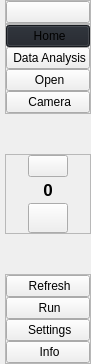
     <widget class="QCustomSlideMenu" name="leftMenuContainer" native="true">
      <property name="sizePolicy">
       <sizepolicy hsizetype="Expanding" vsizetype="Preferred">
        <horstretch>0</horstretch>
        <verstretch>0</verstretch>
       </sizepolicy>
      </property>
      <property name="maximumSize">
       <size>
        <width>50</width>
        <height>16777215</height>
       </size>
      </property>
      <layout class="QVBoxLayout" name="verticalLayout">
       <property name="spacing">
        <number>0</number>
       </property>
       <property name="leftMargin">
        <number>0</number>
       </property>
       <property name="topMargin">
        <number>0</number>
       </property>
       <property name="rightMargin">
        <number>0</number>
       </property>
       <property name="bottomMargin">
        <number>0</number>
       </property>
       <item>
        <widget class="QWidget" name="leftMenuSubContainer" native="true">
         <property name="sizePolicy">
          <sizepolicy hsizetype="Preferred" vsizetype="Preferred">
           <horstretch>0</horstretch>
           <verstretch>0</verstretch>
          </sizepolicy>
         </property>
         <layout class="QVBoxLayout" name="verticalLayout_2">
          <property name="spacing">
           <number>0</number>
          </property>
          <property name="leftMargin">
           <number>5</number>
          </property>
          <property name="topMargin">
           <number>0</number>
          </property>
          <property name="rightMargin">
           <number>0</number>
          </property>
          <property name="bottomMargin">
           <number>0</number>
          </property>
          <item>
           <widget class="QFrame" name="frame">
            <property name="frameShape">
             <enum>QFrame::StyledPanel</enum>
            </property>
            <property name="frameShadow">
             <enum>QFrame::Raised</enum>
            </property>
            <layout class="QHBoxLayout" name="horizontalLayout_2">
             <property name="spacing">
              <number>0</number>
             </property>
             <property name="leftMargin">
              <number>0</number>
             </property>
             <property name="topMargin">
              <number>0</number>
             </property>
             <property name="rightMargin">
              <number>0</number>
             </property>
             <property name="bottomMargin">
              <number>0</number>
             </property>
             <item>
              <widget class="QPushButton" name="menuBtn">
               <property name="toolTip">
                <string>Menu</string>
               </property>
               <property name="text">
                <string/>
               </property>
               <property name="icon">
                <iconset>
                 <normaloff>icons/align-justify.svg</normaloff>icons/align-justify.svg</iconset>
               </property>
               <property name="iconSize">
                <size>
                 <width>30</width>
                 <height>30</height>
                </size>
               </property>
              </widget>
             </item>
            </layout>
           </widget>
          </item>
          <item>
           <widget class="QFrame" name="frame_2">
            <property name="sizePolicy">
             <sizepolicy hsizetype="Preferred" vsizetype="Preferred">
              <horstretch>0</horstretch>
              <verstretch>0</verstretch>
             </sizepolicy>
            </property>
            <property name="minimumSize">
             <size>
              <width>0</width>
              <height>0</height>
             </size>
            </property>
            <property name="frameShape">
             <enum>QFrame::StyledPanel</enum>
            </property>
            <property name="frameShadow">
             <enum>QFrame::Raised</enum>
            </property>
            <layout class="QVBoxLayout" name="verticalLayout_3">
             <property name="spacing">
              <number>0</number>
             </property>
             <property name="leftMargin">
              <number>0</number>
             </property>
             <property name="topMargin">
              <number>0</number>
             </property>
             <property name="rightMargin">
              <number>0</number>
             </property>
             <property name="bottomMargin">
              <number>0</number>
             </property>
             <item>
              <widget class="QPushButton" name="homeBtn">
               <property name="toolTip">
                <string>Home</string>
               </property>
               <property name="styleSheet">
                <string notr="true">background-color: #1f232a;</string>
               </property>
               <property name="text">
                <string> Home</string>
               </property>
               <property name="icon">
                <iconset>
                 <normaloff>icons/home.svg</normaloff>icons/home.svg</iconset>
               </property>
               <property name="iconSize">
                <size>
                 <width>30</width>
                 <height>30</height>
                </size>
               </property>
              </widget>
             </item>
             <item>
              <widget class="QPushButton" name="dataBtn">
               <property name="toolTip">
                <string>Data Analysis</string>
               </property>
               <property name="text">
                <string> Data Analysis</string>
               </property>
               <property name="icon">
                <iconset>
                 <normaloff>icons/heatmap.svg</normaloff>icons/heatmap.svg</iconset>
               </property>
               <property name="iconSize">
                <size>
                 <width>30</width>
                 <height>30</height>
                </size>
               </property>
              </widget>
             </item>
             <item>
              <widget class="QPushButton" name="openBtn">
               <property name="toolTip">
                <string>Open</string>
               </property>
               <property name="styleSheet">
                <string notr="true"/>
               </property>
               <property name="text">
                <string> Open</string>
               </property>
               <property name="icon">
                <iconset>
                 <normaloff>icons/folder.svg</normaloff>icons/folder.svg</iconset>
               </property>
               <property name="iconSize">
                <size>
                 <width>30</width>
                 <height>30</height>
                </size>
               </property>
              </widget>
             </item>
             <item>
              <widget class="QPushButton" name="cameraBtn">
               <property name="toolTip">
                <string>Open</string>
               </property>
               <property name="styleSheet">
                <string notr="true"/>
               </property>
               <property name="text">
                <string> Camera</string>
               </property>
               <property name="icon">
                <iconset>
                 <normaloff>icons/camera - white.svg</normaloff>icons/camera - white.svg</iconset>
               </property>
               <property name="iconSize">
                <size>
                 <width>30</width>
                 <height>30</height>
                </size>
               </property>
              </widget>
             </item>
            </layout>
           </widget>
          </item>
          <item>
           <spacer name="verticalSpacer_2">
            <property name="orientation">
             <enum>Qt::Vertical</enum>
            </property>
            <property name="sizeHint" stdset="0">
             <size>
              <width>20</width>
              <height>40</height>
             </size>
            </property>
           </spacer>
          </item>
          <item>
           <widget class="QFrame" name="frame_8">
            <property name="minimumSize">
             <size>
              <width>0</width>
              <height>0</height>
             </size>
            </property>
            <property name="frameShape">
             <enum>QFrame::StyledPanel</enum>
            </property>
            <property name="frameShadow">
             <enum>QFrame::Raised</enum>
            </property>
            <layout class="QVBoxLayout" name="verticalLayout_17">
             <property name="spacing">
              <number>3</number>
             </property>
             <property name="leftMargin">
              <number>0</number>
             </property>
             <property name="topMargin">
              <number>0</number>
             </property>
             <property name="rightMargin">
              <number>0</number>
             </property>
             <property name="bottomMargin">
              <number>0</number>
             </property>
             <item alignment="Qt::AlignHCenter">
              <widget class="QPushButton" name="humanIcon">
               <property name="sizePolicy">
                <sizepolicy hsizetype="Preferred" vsizetype="Fixed">
                 <horstretch>0</horstretch>
                 <verstretch>0</verstretch>
                </sizepolicy>
               </property>
               <property name="minimumSize">
                <size>
                 <width>0</width>
                 <height>0</height>
                </size>
               </property>
               <property name="text">
                <string/>
               </property>
               <property name="icon">
                <iconset>
                 <normaloff>icons/human - white.svg</normaloff>icons/human - white.svg</iconset>
               </property>
               <property name="iconSize">
                <size>
                 <width>30</width>
                 <height>30</height>
                </size>
               </property>
              </widget>
             </item>
             <item alignment="Qt::AlignHCenter">
              <widget class="QLabel" name="humanCounter">
               <property name="font">
                <font>
                 <pointsize>13</pointsize>
                 <bold>true</bold>
                </font>
               </property>
               <property name="text">
                <string>0</string>
               </property>
               <property name="alignment">
                <set>Qt::AlignCenter</set>
               </property>
              </widget>
             </item>
             <item alignment="Qt::AlignHCenter">
              <widget class="QPushButton" name="warningIcon">
               <property name="sizePolicy">
                <sizepolicy hsizetype="Preferred" vsizetype="Fixed">
                 <horstretch>0</horstretch>
                 <verstretch>0</verstretch>
                </sizepolicy>
               </property>
               <property name="minimumSize">
                <size>
                 <width>30</width>
                 <height>30</height>
                </size>
               </property>
               <property name="maximumSize">
                <size>
                 <width>16777215</width>
                 <height>30</height>
                </size>
               </property>
               <property name="text">
                <string/>
               </property>
               <property name="iconSize">
                <size>
                 <width>30</width>
                 <height>30</height>
                </size>
               </property>
              </widget>
             </item>
            </layout>
           </widget>
          </item>
          <item>
           <spacer name="verticalSpacer">
            <property name="orientation">
             <enum>Qt::Vertical</enum>
            </property>
            <property name="sizeHint" stdset="0">
             <size>
              <width>20</width>
              <height>40</height>
             </size>
            </property>
           </spacer>
          </item>
          <item>
           <widget class="QFrame" name="frame_3">
            <property name="frameShape">
             <enum>QFrame::StyledPanel</enum>
            </property>
            <property name="frameShadow">
             <enum>QFrame::Raised</enum>
            </property>
            <layout class="QVBoxLayout" name="verticalLayout_4">
             <property name="spacing">
              <number>0</number>
             </property>
             <property name="leftMargin">
              <number>0</number>
             </property>
             <property name="topMargin">
              <number>0</number>
             </property>
             <property name="rightMargin">
              <number>0</number>
             </property>
             <property name="bottomMargin">
              <number>0</number>
             </property>
             <item>
              <widget class="QPushButton" name="reloadBtn">
               <property name="toolTip">
                <string>Run</string>
               </property>
               <property name="text">
                <string> Refresh</string>
               </property>
               <property name="icon">
                <iconset>
                 <normaloff>icons/refresh-ccw - white.svg</normaloff>icons/refresh-ccw - white.svg</iconset>
               </property>
               <property name="iconSize">
                <size>
                 <width>30</width>
                 <height>30</height>
                </size>
               </property>
              </widget>
             </item>
             <item>
              <widget class="QPushButton" name="runBtn">
               <property name="toolTip">
                <string>Run</string>
               </property>
               <property name="text">
                <string> Run</string>
               </property>
               <property name="icon">
                <iconset>
                 <normaloff>icons/play-circle.svg</normaloff>icons/play-circle.svg</iconset>
               </property>
               <property name="iconSize">
                <size>
                 <width>30</width>
                 <height>30</height>
                </size>
               </property>
              </widget>
             </item>
             <item>
              <widget class="QPushButton" name="settingsBtn">
               <property name="toolTip">
                <string>Settings</string>
               </property>
               <property name="styleSheet">
                <string notr="true"/>
               </property>
               <property name="text">
                <string> Settings</string>
               </property>
               <property name="icon">
                <iconset>
                 <normaloff>icons/settings.svg</normaloff>icons/settings.svg</iconset>
               </property>
               <property name="iconSize">
                <size>
                 <width>30</width>
                 <height>30</height>
                </size>
               </property>
              </widget>
             </item>
             <item>
              <widget class="QPushButton" name="infoBtn">
               <property name="toolTip">
                <string>Info</string>
               </property>
               <property name="autoFillBackground">
                <bool>false</bool>
               </property>
               <property name="text">
                <string> Info</string>
               </property>
               <property name="icon">
                <iconset>
                 <normaloff>icons/info.svg</normaloff>icons/info.svg</iconset>
               </property>
               <property name="iconSize">
                <size>
                 <width>30</width>
                 <height>30</height>
                </size>
               </property>
              </widget>
             </item>
            </layout>
           </widget>
          </item>
         </layout>
        </widget>
       </item>
      </layout>
     </widget>
